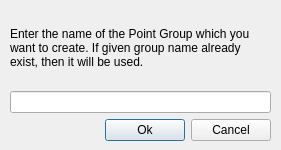
<?xml version="1.0" encoding="UTF-8"?>
<ui version="4.0">
 <class>PointGroupName</class>
 <widget class="QDialog" name="PointGroupName">
  <property name="geometry">
   <rect>
    <x>0</x>
    <y>0</y>
    <width>281</width>
    <height>150</height>
   </rect>
  </property>
  <property name="windowTitle">
   <string>Point Group Name</string>
  </property>
  <widget class="QWidget" name="verticalLayoutWidget">
   <property name="geometry">
    <rect>
     <x>10</x>
     <y>10</y>
     <width>261</width>
     <height>131</height>
    </rect>
   </property>
   <layout class="QVBoxLayout" name="verticalLayout">
    <item>
     <widget class="QLabel" name="DescriptionL">
      <property name="text">
       <string>Enter the name of the Point Group which you want to create. If given group name already exist, then it will be used.</string>
      </property>
      <property name="wordWrap">
       <bool>true</bool>
      </property>
     </widget>
    </item>
    <item>
     <widget class="QLineEdit" name="PointGroupNameLE"/>
    </item>
    <item>
     <layout class="QHBoxLayout" name="horizontalLayout">
      <item>
       <spacer name="horizontalSpacer">
        <property name="orientation">
         <enum>Qt::Horizontal</enum>
        </property>
        <property name="sizeHint" stdset="0">
         <size>
          <width>40</width>
          <height>20</height>
         </size>
        </property>
       </spacer>
      </item>
      <item>
       <widget class="QPushButton" name="OkB">
        <property name="minimumSize">
         <size>
          <width>75</width>
          <height>0</height>
         </size>
        </property>
        <property name="text">
         <string>Ok</string>
        </property>
       </widget>
      </item>
      <item>
       <widget class="QPushButton" name="CancelB">
        <property name="minimumSize">
         <size>
          <width>75</width>
          <height>0</height>
         </size>
        </property>
        <property name="text">
         <string>Cancel</string>
        </property>
       </widget>
      </item>
     </layout>
    </item>
   </layout>
  </widget>
 </widget>
 <resources/>
 <connections/>
</ui>
